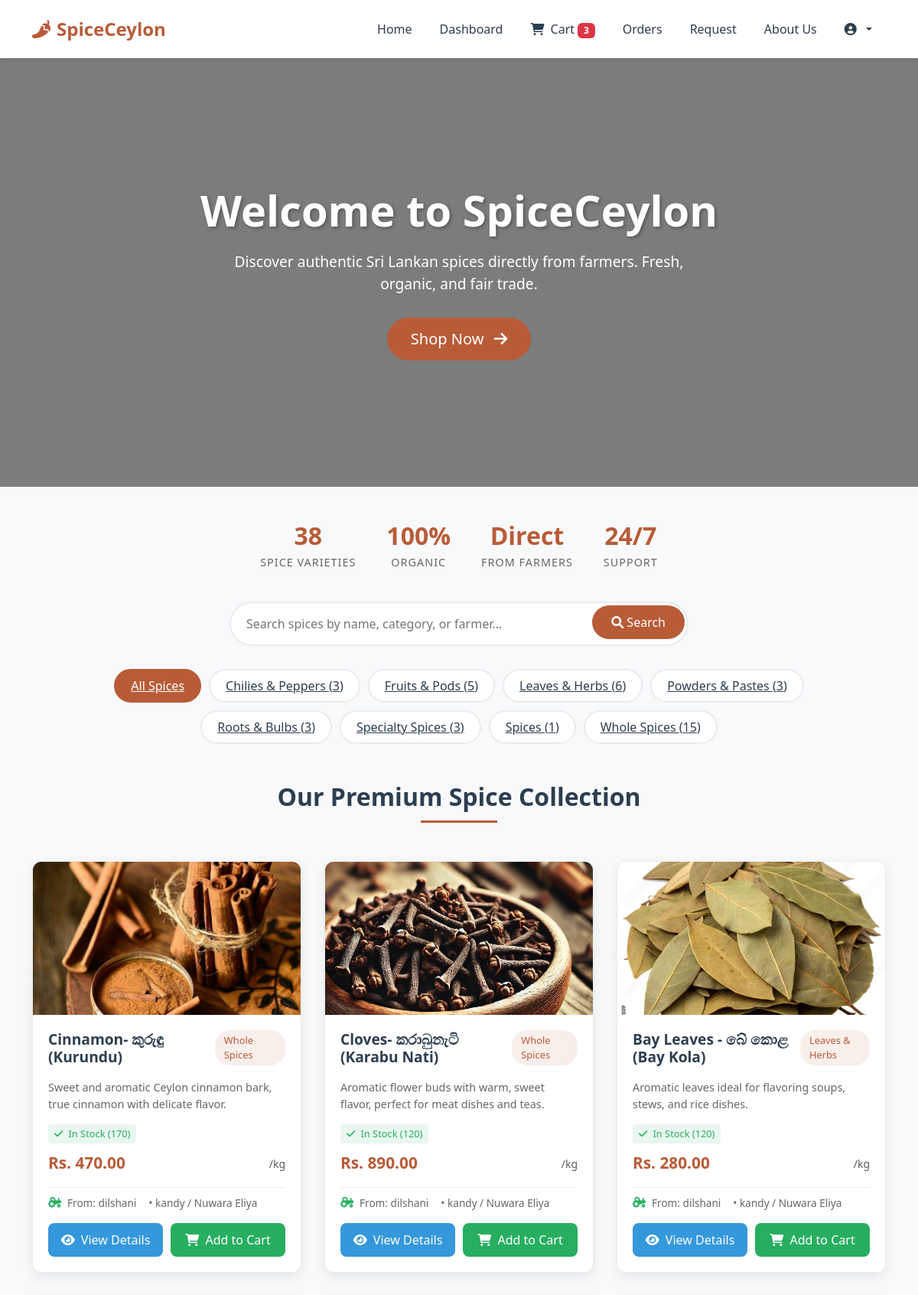
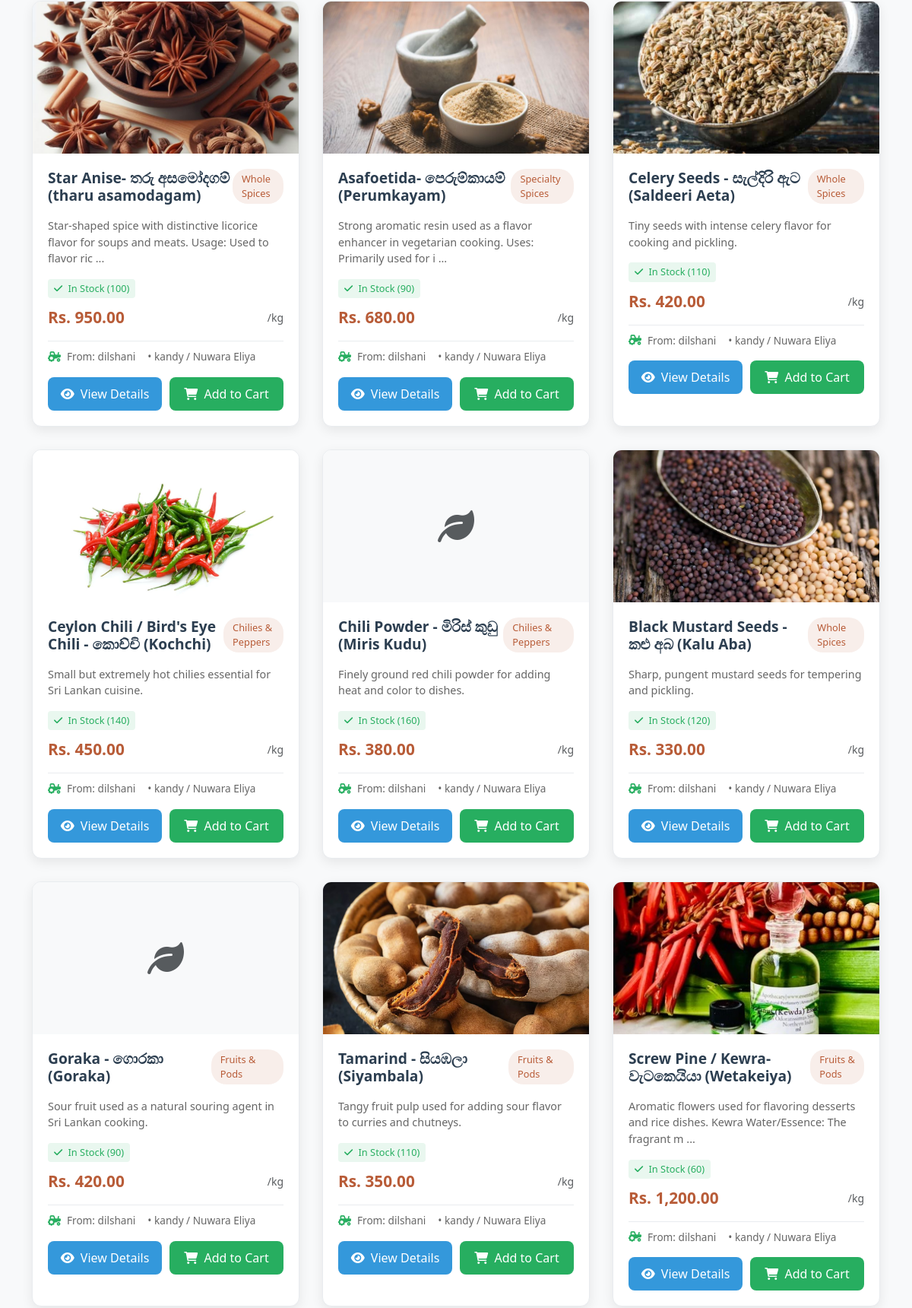
/customer/home.php (signed in, upper part), run on the app's committed database (2 pictures, top to bottom).
### tables this page shows
CREATE TABLE `products` (
  `product_id` int(11) NOT NULL,
  `farmer_id` int(11) DEFAULT NULL,
  `name` varchar(255) DEFAULT NULL,
  `description` text DEFAULT NULL,
  `category` varchar(100) DEFAULT 'Spices',
  `price` decimal(10,2) DEFAULT NULL,
  `stock` int(11) DEFAULT NULL,
  `image` varchar(255) DEFAULT NULL,
  `status` enum('Pending','Approved','Rejected') DEFAULT 'Pending',
  `created_at` timestamp NOT NULL DEFAULT current_timestamp(),
  `admin_approved` enum('pending','approved','rejected') NOT NULL DEFAULT 'pending',
  `approved_by` int(11) DEFAULT NULL,
  `approved_at` datetime DEFAULT NULL,
  `rejection_reason` text DEFAULT NULL
);

CREATE TABLE `users` (
  `user_id` int(11) NOT NULL,
  `name` varchar(255) DEFAULT NULL,
  `email` varchar(255) DEFAULT NULL,
  `password` varchar(255) DEFAULT NULL,
  `phone` varchar(20) DEFAULT NULL,
  `address` varchar(255) DEFAULT NULL,
  `role` enum('customer','farmer') DEFAULT NULL,
  `farm_location` varchar(255) DEFAULT NULL,
  `profile_image` varchar(255) DEFAULT 'default-avatar.jpg',
  `is_registered` tinyint(1) DEFAULT 1,
  `created_at` timestamp NOT NULL DEFAULT current_timestamp(),
  `status` enum('pending','approved','active','inactive','suspended','rejected') NOT NULL DEFAULT 'pending' COMMENT 'User account status: pending=waiting approval, approved=approved but not active yet',
  `email_notifications` tinyint(1) DEFAULT 1,
  `push_notifications` tinyint(1) DEFAULT 1,
  `last_notification_check` timestamp NULL DEFAULT NULL
);

### customer/home.php (the view, shortened to what this page needs)
<?php
include "../config/db.php";
$search = isset($_GET['search']) ? $conn->real_escape_string($_GET['search']) : '';
$category_filter = isset($_GET['category']) ? $conn->real_escape_string($_GET['category']) : 'all';
$query = "SELECT p.*, u.name as farmer_name, u.farm_location
          FROM products p
          JOIN users u ON p.farmer_id = u.user_id
          WHERE p.admin_approved = 'approved'
          AND p.status = 'Approved'";
$query .= " ORDER BY p.created_at DESC";
$products_result = $conn->query($query);
$categories_query = $conn->query("SELECT DISTINCT category FROM products WHERE category IS NOT NULL AND category != '' AND admin_approved = 'approved' ORDER BY category");
$categories = [];
while($cat = $categories_query->fetch_assoc()) {
    $categories[] = $cat['category'];
}
$category_counts = [];
foreach($categories as $category) {
    $count_query = $conn->query("SELECT COUNT(*) as count FROM products WHERE category = '$category' AND admin_approved = 'approved'");
    $category_counts[$category] = $count_query->fetch_assoc()['count'];
}
$cart_count = 0;
if (isset($_SESSION['user_id'])) {
    $cart_query = $conn->query("SELECT COUNT(*) as count FROM cart WHERE customer_id = '{$_SESSION['user_id']}'");
    $cart_count = $cart_query->fetch_assoc()['count'];
}
?>
<!DOCTYPE html>
<html lang="en">
<head>
    <link href="https://cdn.jsdelivr.net/npm/bootstrap@5.3.0/dist/css/bootstrap.min.css" rel="stylesheet">
    <link rel="stylesheet" href="https://cdnjs.cloudflare.com/ajax/libs/font-awesome/6.0.0/css/all.min.css">
</head>
<body>
    <nav class="navbar navbar-expand-lg">
        <div class="container">
            <a class="navbar-brand" href="home.php">
                <i class="fas fa-pepper-hot me-2"></i>SpiceCeylon
            </a>
            <div class="collapse navbar-collapse" id="navbarNav">
                <ul class="navbar-nav ms-auto">
                    <li class="nav-item"><a class="nav-link active" href="home.php">Home</a></li>
                    <li class="nav-item"><a class="nav-link" href="dashboard.php">Dashboard</a></li>
                    <li class="nav-item">
                        <a class="nav-link" href="cart.php">
                            <i class="fas fa-shopping-cart me-1"></i> Cart
                            <?php if($cart_count > 0): ?>
                                <span class="badge bg-danger"><?php echo $cart_count; ?></span>
                            <?php endif; ?>
                        </a>
                    </li>
                    <li class="nav-item"><a class="nav-link" href="orders.php">Orders</a></li>
                    <li class="nav-item"><a class="nav-link" href="request.php">Request</a></li>
                    <li class="nav-item"><a class="nav-link" href="about.php">About Us</a></li>
                    <li class="nav-item dropdown">
                        <a class="nav-link dropdown-toggle" href="#" id="profileDropdown" role="button" data-bs-toggle="dropdown">
                            <i class="fas fa-user-circle me-1"></i>
                        </a>
                    </li>
                </ul>
            </div>
        </div>
    </nav>
    <div class="video-banner">
        <video autoplay muted loop class="banner-video">
            <source src="../assets/videos/landing-video.mp4" type="video/mp4">
        </video>
        <div class="video-overlay">
            <h1>Welcome to SpiceCeylon</h1>
            <p>Discover authentic Sri Lankan spices directly from farmers. Fresh, organic, and fair trade.</p>
            <a href="#products" class="btn btn-lg" style="background: var(--spice-red); color: white; padding: 12px 30px; border-radius: 30px; text-decoration: none;">
                Shop Now <i class="fas fa-arrow-right ms-2"></i>
            </a>
        </div>
    </div>
    <div class="hero-stats">
        <div class="stat-item">
            <div class="stat-value"><?php echo $products_result->num_rows; ?></div>
            <div class="stat-label">Spice Varieties</div>
        </div>
        <div class="stat-item">
            <div class="stat-value">100%</div>
            <div class="stat-label">Organic</div>
        </div>
        <div class="stat-item">
            <div class="stat-value">Direct</div>
            <div class="stat-label">From Farmers</div>
        </div>
        <div class="stat-item">
            <div class="stat-value">24/7</div>
            <div class="stat-label">Support</div>
        </div>
    </div>
    <div class="container">
        <div class="search-bar">
            <form method="GET" action="home.php">
                <input type="text" name="search" placeholder="Search spices by name, category, or farmer..."
                       value="<?php echo htmlspecialchars($search); ?>">
                <button type="submit"><i class="fas fa-search"></i> Search</button>
            </form>
        </div>
    </div>
    <?php if(count($categories) > 0): ?>
    <div class="container">
        <div class="category-filter">
            <a href="home.php" class="category-btn <?php echo $category_filter == 'all' ? 'active' : ''; ?>">All Spices</a>
            <?php foreach($categories as $category): ?>
                <a href="home.php?category=<?php echo urlencode($category); ?>"
                   class="category-btn <?php echo $category_filter == $category ? 'active' : ''; ?>">
                    <?php echo htmlspecialchars($category); ?> (<?php echo $category_counts[$category]; ?>)
                </a>
            <?php endforeach; ?>
        </div>
    </div>
    <?php endif; ?>
    <div class="container" id="products">
        <h2 class="section-title">Our Premium Spice Collection</h2>
        <?php if($products_result->num_rows > 0): ?>
            <div class="products-grid">
                <?php while($product = $products_result->fetch_assoc()):
                    $image_path = '';
                    if ($product['image']) {
                        $image_name = basename($product['image']);
                        $locations = [
                            '../assets/images/' . $image_name,
                            '../' . $product['image'],
                            '../uploads/products/' . $image_name,
                            $product['image']
                        ];
                        foreach ($locations as $location) {
                            if (file_exists($location)) {
                                $image_path = $location;
                                break;
                            }
                        }
                    }
                    $stock_class = 'stock-in';
                    $stock_text = 'In Stock';
                ?>
                <div class="product-card">
                    <?php if($image_path): ?>
                        <img src="<?php echo $image_path; ?>" alt="<?php echo htmlspecialchars($product['name']); ?>" class="product-image">
                    <?php else: ?>
                        <div style="height: 200px; background: #f8f9fa; display: flex; align-items: center; justify-content: center;">
                            <i class="fas fa-leaf fa-3x text-muted"></i>
                        </div>
                    <?php endif; ?>
                    <div class="product-info">
                        <div class="d-flex justify-content-between align-items-start mb-2">
                            <h3 class="product-title"><?php echo htmlspecialchars($product['name']); ?></h3>
                            <span class="product-category"><?php echo htmlspecialchars($product['category']); ?></span>
                        </div>
                        <p class="product-description">
                            <?php echo substr(htmlspecialchars($product['description']), 0, 100); ?>
                            <?php if(strlen($product['description']) > 100): ?>...<?php endif; ?>
                        </p>
                        <div class="<?php echo $stock_class; ?> stock-info">
                            <i class="fas fa-<?php echo $stock_class == 'stock-out' ? 'times' : ($stock_class == 'stock-low' ? 'exclamation-triangle' : 'check'); ?> me-1"></i>
                            <?php echo $stock_text; ?> (<?php echo $product['stock']; ?>)
                        </div>
                        <div class="product-meta">
                            <div class="product-price">Rs. <?php echo number_format($product['price'], 2); ?></div>
                            <small class="text-muted">/kg</small>
                        </div>
                        <div class="farmer-info">
                            <i class="fas fa-tractor"></i>
                            <span>From: <?php echo htmlspecialchars($product['farmer_name']); ?></span>
                            <?php if($product['farm_location']): ?>
                                <span class="ms-2">• <?php echo htmlspecialchars($product['farm_location']); ?></span>
                            <?php endif; ?>
                        </div>
                        <div class="product-actions mt-3">
                            <a href="product_detail.php?id=<?php echo $product['product_id']; ?>" class="btn-view">
                                <i class="fas fa-eye me-1"></i> View Details
                            </a>
                            <?php if($product['stock'] > 0): ?>
                                <button class="btn-cart" onclick="addToCart(<?php echo $product['product_id']; ?>, '<?php echo htmlspecialchars($product['name']); ?>')">
                                    <i class="fas fa-shopping-cart me-1"></i> Add to Cart
                                </button>
                            <?php else: ?>
                                <button class="btn-cart" style="background: #95a5a6;" disabled>
                                    <i class="fas fa-times me-1"></i> Out of Stock
                                </button>
                            <?php endif; ?>
                        </div>
                    </div>
                </div>
                <?php endwhile; ?>
            </div>
        <?php endif; ?>
    </div>
</body>
</html>

### customer/home.php (style rules this page uses)
:root { --spice-red: #b85c38; --spice-dark: #2c3e50; --spice-green: #27ae60; --spice-gold: #f39c12; --spice-blue: #3498db; }
body { font-family: 'Segoe UI', Tahoma, Geneva, Verdana, sans-serif; background: #f8f9fa; color: #333; }
.navbar { background: white; box-shadow: 0 2px 10px rgba(0,0,0,0.1); padding: 15px 0; }
.navbar-brand { font-weight: 700; color: var(--spice-red) !important; font-size: 1.5rem; }
.nav-link { color: var(--spice-dark) !important; font-weight: 500; margin: 0 10px; }
.video-banner { position: relative; height: 70vh; overflow: hidden; margin-bottom: 40px; }
.banner-video { width: 100%; height: 100%; object-fit: cover; }
.video-overlay { position: absolute; top: 0; left: 0; width: 100%; height: 100%; background: rgba(0,0,0,0.5); display: flex; flex-direction: column; justify-content: center; align-items: center; color: white; text-align: center; padding: 20px; }
.video-overlay h1 { font-size: 3.5rem; font-weight: 700; margin-bottom: 20px; text-shadow: 2px 2px 4px rgba(0,0,0,0.3); }
.video-overlay p { font-size: 1.2rem; max-width: 600px; margin-bottom: 30px; }
.section-title { text-align: center; margin: 50px 0 30px; color: var(--spice-dark); font-weight: 700; position: relative; padding-bottom: 15px; }
.section-title:after { content: ''; position: absolute; bottom: 0; left: 50%; transform: translateX(-50%); width: 100px; height: 3px; background: var(--spice-red); }
.products-grid { display: grid; grid-template-columns: repeat(auto-fill, minmax(280px, 1fr)); gap: 30px; padding: 20px 0; }
.product-card { background: white; border-radius: 12px; overflow: hidden; box-shadow: 0 5px 15px rgba(0,0,0,0.08); transition: all 0.3s ease; border: 1px solid #e9ecef; }
.product-image { width: 100%; height: 200px; object-fit: cover; }
.product-info { padding: 20px; }
.product-title { font-size: 1.2rem; font-weight: 600; margin-bottom: 10px; color: var(--spice-dark); }
.product-description { color: #666; font-size: 0.9rem; margin-bottom: 15px; line-height: 1.5; display: -webkit-box; -webkit-line-clamp: 3; -webkit-box-orient: vertical; overflow: hidden; }
.product-meta { display: flex; justify-content: space-between; align-items: center; margin-bottom: 15px; }
.product-price { font-size: 1.3rem; font-weight: 700; color: var(--spice-red); }
.product-category { background: rgba(184, 92, 56, 0.1); color: var(--spice-red); padding: 4px 12px; border-radius: 20px; font-size: 0.8rem; font-weight: 500; }
.product-actions { display: flex; gap: 10px; }
.btn-view { flex: 1; background: var(--spice-blue); color: white; border: none; padding: 10px; border-radius: 8px; font-weight: 500; transition: all 0.3s ease; text-decoration: none; text-align: center; }
.btn-cart { flex: 1; background: var(--spice-green); color: white; border: none; padding: 10px; border-radius: 8px; font-weight: 500; transition: all 0.3s ease; cursor: pointer; }
.category-filter { display: flex; justify-content: center; flex-wrap: wrap; gap: 10px; margin: 30px 0; padding: 0 20px; }
.category-btn { padding: 8px 20px; background: white; border: 2px solid #e9ecef; border-radius: 25px; color: var(--spice-dark); font-weight: 500; cursor: pointer; transition: all 0.3s ease; }
.category-btn:hover, .category-btn.active { background: var(--spice-red); border-color: var(--spice-red); color: white; }
.farmer-info { display: flex; align-items: center; gap: 8px; font-size: 0.85rem; color: #666; margin-top: 10px; padding-top: 10px; border-top: 1px solid #e9ecef; }
.farmer-info i { color: var(--spice-green); }
.stock-info { display: inline-block; padding: 3px 8px; border-radius: 4px; font-size: 0.8rem; font-weight: 500; margin-bottom: 10px; }
.stock-in { background: rgba(39, 174, 96, 0.1); color: var(--spice-green); }
.search-bar { max-width: 600px; margin: 30px auto; position: relative; }
.search-bar input { width: 100%; padding: 15px 20px; padding-right: 60px; border: 2px solid #e9ecef; border-radius: 30px; font-size: 1rem; transition: all 0.3s ease; }
.search-bar button { position: absolute; right: 5px; top: 5px; background: var(--spice-red); color: white; border: none; padding: 10px 25px; border-radius: 25px; cursor: pointer; transition: all 0.3s ease; }
.hero-stats { display: flex; justify-content: center; gap: 40px; margin: 40px 0; flex-wrap: wrap; }
.stat-item { text-align: center; }
.stat-value { font-size: 2rem; font-weight: 700; color: var(--spice-red); }
.stat-label { font-size: 0.9rem; color: #666; text-transform: uppercase; letter-spacing: 1px; }

### data on the page
products: image (picture), name "Cinnamon- කුරුඳු (Kurundu)", category "Whole Spices", description "Sweet and aromatic Ceylon cinnamon bark, true cinnamon with delicate flavor.", stock_text "In Stock", stock "170", price "470.00", farmer.name "dilshani", farmer.farm_location "kandy / Nuwara Eliya"
products: image (picture), name "Cloves- කරාබුනැටි (Karabu Nati)", category "Whole Spices", description "Aromatic flower buds with warm, sweet flavor, perfect for meat dishes and teas.", stock_text "In Stock", stock "120", price "890.00", farmer.name "dilshani", farmer.farm_location "kandy / Nuwara Eliya"
products: image (picture), name "Bay Leaves - බේ කොළ (Bay Kola)", category "Leaves & Herbs", description "Aromatic leaves ideal for flavoring soups, stews, and rice dishes.", stock_text "In Stock", stock "120", price "280.00", farmer.name "dilshani", farmer.farm_location "kandy / Nuwara Eliya"
products: image (picture), name "Star Anise- තරු අසමෝදගම් (tharu asamodagam)", category "Whole Spices", description "Star-shaped spice with distinctive licorice flavor for soups and meats. Usage: Used to flavor ric", stock_text "In Stock", stock "100", price "950.00", farmer.name "dilshani", farmer.farm_location "kandy / Nuwara Eliya"
products: image (picture), name "Asafoetida- පෙරුම්කායම් (Perumkayam)", category "Specialty Spices", description "Strong aromatic resin used as a flavor enhancer in vegetarian cooking. Uses: Primarily used for i", stock_text "In Stock", stock "90", price "680.00", farmer.name "dilshani", farmer.farm_location "kandy / Nuwara Eliya"
products: image (picture), name "Celery Seeds - සැල්දිරි ඇට (Saldeeri Aeta)", category "Whole Spices", description "Tiny seeds with intense celery flavor for cooking and pickling.", stock_text "In Stock", stock "110", price "420.00", farmer.name "dilshani", farmer.farm_location "kandy / Nuwara Eliya"
products: image (picture), name "Ceylon Chili / Bird's Eye Chili - කොච්චි (Kochchi)", category "Chilies & Peppers", description "Small but extremely hot chilies essential for Sri Lankan cuisine.", stock_text "In Stock", stock "140", price "450.00", farmer.name "dilshani", farmer.farm_location "kandy / Nuwara Eliya"
products: name "Chili Powder - මිරිස් කුඩු (Miris Kudu)", category "Chilies & Peppers", description "Finely ground red chili powder for adding heat and color to dishes.", stock_text "In Stock", stock "160", price "380.00", farmer.name "dilshani", farmer.farm_location "kandy / Nuwara Eliya"
products: image (picture), name "Black Mustard Seeds - කළු අබ (Kalu Aba)", category "Whole Spices", description "Sharp, pungent mustard seeds for tempering and pickling.", stock_text "In Stock", stock "120", price "330.00", farmer.name "dilshani", farmer.farm_location "kandy / Nuwara Eliya"
products: name "Goraka - ගොරකා (Goraka)", category "Fruits & Pods", description "Sour fruit used as a natural souring agent in Sri Lankan cooking.", stock_text "In Stock", stock "90", price "420.00", farmer.name "dilshani", farmer.farm_location "kandy / Nuwara Eliya"
products: image (picture), name "Tamarind - සියඹලා (Siyambala)", category "Fruits & Pods", description "Tangy fruit pulp used for adding sour flavor to curries and chutneys.", stock_text "In Stock", stock "110", price "350.00", farmer.name "dilshani", farmer.farm_location "kandy / Nuwara Eliya"
products: image (picture), name "Screw Pine / Kewra- වැටකෙයියා (Wetakeiya)", category "Fruits & Pods", description "Aromatic flowers used for flavoring desserts and rice dishes. Kewra Water/Essence: The fragrant m", stock_text "In Stock", stock "60", price "1,200.00", farmer.name "dilshani", farmer.farm_location "kandy / Nuwara Eliya"

### other printed values
$cart_count "3"
$products_result->num_rows "38"
$category "Chilies & Peppers"
$category_counts[$category] "3"
$category "Fruits & Pods"
$category_counts[$category] "5"
$category "Leaves & Herbs"
$category_counts[$category] "6"
$category "Powders & Pastes"
$category "Roots & Bulbs"
$category "Specialty Spices"
$category "Spices"
$category_counts[$category] "1"
$category "Whole Spices"
$category_counts[$category] "15"
